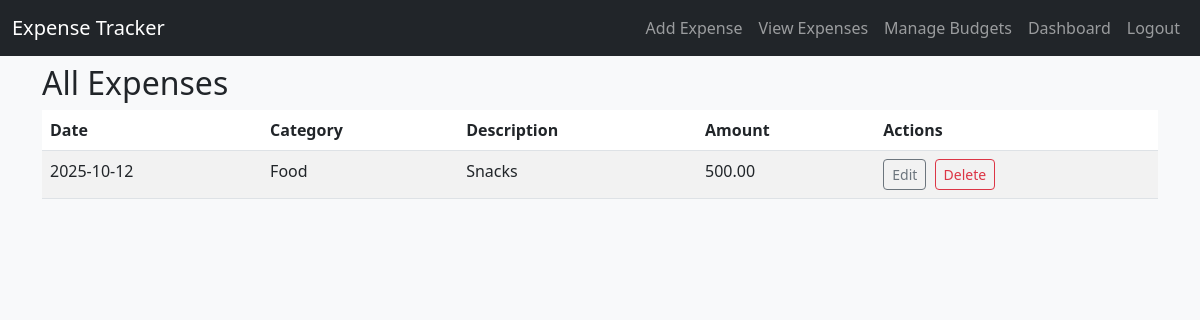
The app's page /view (signed in), older data.
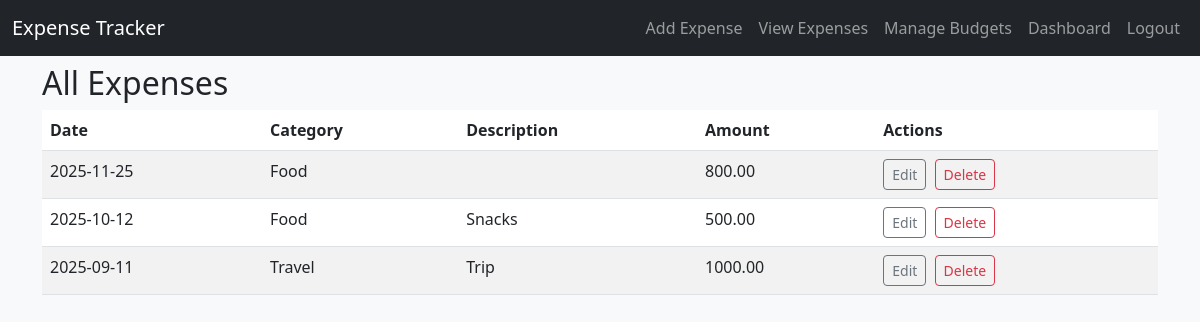
The same page, newer data.
### app.py (models this page shows)
class Expense(db.Model):
    id = db.Column(db.Integer, primary_key=True)
    user_id = db.Column(db.Integer, db.ForeignKey('user.id'), nullable=False, index=True)
    date = db.Column(db.Date, nullable=False)
    category = db.Column(db.String(80), nullable=False)
    amount = db.Column(db.Float, nullable=False)
    description = db.Column(db.Text, nullable=True)
    user = db.relationship('User', backref=db.backref('expenses', lazy=True))

### app.py (the view)
@app.route('/view')
@login_required
def view_expenses():
    expenses = Expense.query.filter_by(user_id=current_user.id).order_by(Expense.date.desc()).all()
    return render_template('view_expenses.html', expenses=expenses)

### app.py (called while the page is built)
@login_manager.user_loader
def load_user(user_id):
    return User.query.get(int(user_id))

### templates/view_expenses.html
{% extends "base.html" %}
{% block content %}
<h2>All Expenses</h2>
<table class="table table-striped">
<thead>
<tr><th>Date</th><th>Category</th><th>Description</th><th>Amount</th><th>Actions</th></tr>
</thead>
<tbody>
{% for exp in expenses %}
<tr>
    <td>{{ exp.date }}</td>
    <td>{{ exp.category }}</td>
    <td>{{ exp.description or '' }}</td>
    <td>{{ '%.2f'|format(exp.amount) }}</td>
    <td>
        <a href="{{ url_for('edit_expense', exp_id=exp.id) }}" class="btn btn-sm btn-outline-secondary me-1">Edit</a>
        <form method="post" action="{{ url_for('delete_expense', exp_id=exp.id) }}" style="display:inline" onsubmit="return confirm('Delete this expense?');">
            <button class="btn btn-sm btn-outline-danger" type="submit">Delete</button>
        </form>
    </td>
</tr>
{% else %}
<tr><td colspan="5">No expenses yet.</td></tr>
{% endfor %}
</tbody>
</table>
{% endblock %}

### templates/base.html (shortened to what this page needs)
<!DOCTYPE html>
<html>
<head>
    <link href="https://cdn.jsdelivr.net/npm/bootstrap@5.3.0/dist/css/bootstrap.min.css" rel="stylesheet">
    <link rel="stylesheet" href="{{ url_for('static', filename='style.css') }}">
</head>
<body>
    <nav class="navbar navbar-expand-lg navbar-dark bg-dark">
        <div class="container-fluid">
            <a class="navbar-brand" href="{{ url_for('home') }}">Expense Tracker</a>
            <div class="collapse navbar-collapse">
                <ul class="navbar-nav ms-auto">
                    {% if current_user.is_authenticated %}
                    <li class="nav-item"><a class="nav-link" href="{{ url_for('add_expense') }}">Add Expense</a></li>
                    <li class="nav-item"><a class="nav-link" href="{{ url_for('view_expenses') }}">View Expenses</a>
                    </li>
                    <li class="nav-item"><a class="nav-link" href="{{ url_for('manage_budget') }}">Manage Budgets</a>
                    </li>
                    <li class="nav-item"><a class="nav-link" href="{{ url_for('dashboard') }}">Dashboard</a></li>
                    <li class="nav-item"><a class="nav-link" href="{{ url_for('logout') }}">Logout</a></li>
                    {% else %}
                    <li class="nav-item"><a class="nav-link" href="{{ url_for('home') }}">Home</a></li>
                    <li class="nav-item"><a class="nav-link" href="{{ url_for('login') }}">Login</a></li>
                    <li class="nav-item"><a class="nav-link" href="{{ url_for('register') }}">Register</a></li>
                    {% endif %}
                </ul>
            </div>
        </div>
    </nav>
    <div class="container mt-2">
        {% block content %}{% endblock %}
    </div>
</body>
</html>

### static/style.css (style rules this page uses)
body { background-color: #f8f9fa; }

Row changes from the older to the newer data that the page shows:
added Expense: date "2025-11-25", category "Food", amount "800.00"
added Expense: date "2025-09-11", category "Travel", description "Trip", amount "1000.00"
